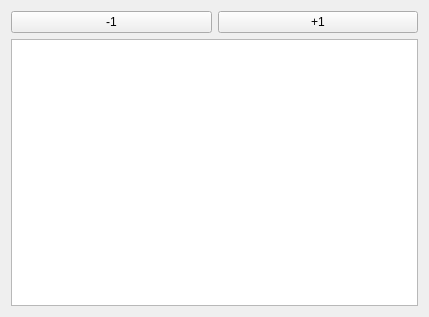
<?xml version="1.0" encoding="UTF-8"?>
<ui version="4.0">
 <class>Widget</class>
 <widget class="QWidget" name="Widget">
  <property name="geometry">
   <rect>
    <x>0</x>
    <y>0</y>
    <width>429</width>
    <height>317</height>
   </rect>
  </property>
  <property name="windowTitle">
   <string>Widget</string>
  </property>
  <layout class="QVBoxLayout" name="verticalLayout">
   <item>
    <layout class="QHBoxLayout" name="horizontalLayout">
     <item>
      <widget class="QPushButton" name="pushButton">
       <property name="text">
        <string>-1</string>
       </property>
      </widget>
     </item>
     <item>
      <widget class="QPushButton" name="pushButton_2">
       <property name="text">
        <string>+1</string>
       </property>
      </widget>
     </item>
    </layout>
   </item>
   <item>
    <widget class="QGraphicsView" name="graphicsView"/>
   </item>
  </layout>
 </widget>
 <resources/>
 <connections/>
</ui>
